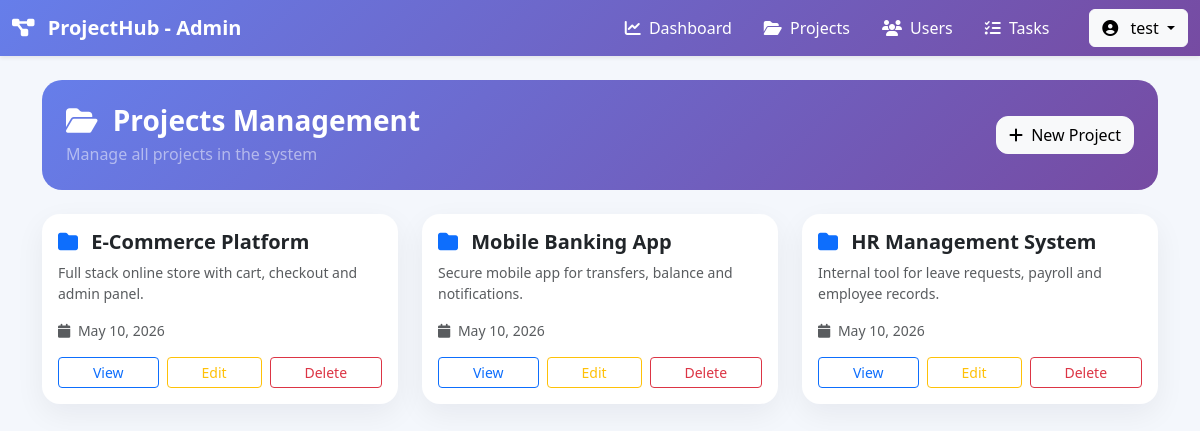
/controllers/projectController.php?action=list (signed in), run on the app's committed database.
### tables this page shows
CREATE TABLE `projects` (
  `id` int(11) NOT NULL,
  `title` varchar(255) NOT NULL,
  `description` text DEFAULT NULL,
  `created_at` timestamp NOT NULL DEFAULT current_timestamp()
);

### models/Project.php (called while the page is built, shortened)
<?php
    class Project{
        private $pdo;
        public function __construct($pdo){
            $this->pdo=$pdo;
        }
        public function findAllProjects(){
            $stmt= $this->pdo->prepare("SELECT * FROM projects");
            $stmt->execute();
            return $stmt->fetchAll(PDO::FETCH_ASSOC);
        }
    }
?>

### views/admin/projects/list.php (the view, shortened to what this page needs)
<?php
require_once __DIR__ . "/../../../config/database.php";
require_once __DIR__ . "/../../../models/Project.php";
$projectModel = new Project($pdo);
$sessionRole = $_SESSION['user']['role'];
$projects = $projectModel->findAllProjects();
?>
<!DOCTYPE html>
<html lang="en">
<head>
    <link href="https://cdn.jsdelivr.net/npm/bootstrap@5.3.3/dist/css/bootstrap.min.css" rel="stylesheet">
    <link rel="stylesheet" href="https://cdnjs.cloudflare.com/ajax/libs/font-awesome/6.4.0/css/all.min.css">
</head>
<body>
    <nav class="navbar navbar-expand-lg navbar-dark shadow-sm sticky-top"
        style="background: linear-gradient(135deg, #667eea, #764ba2);">
        <div class="container-fluid">
            <a class="navbar-brand fw-bold" href="#">
                <i class="fas fa-project-diagram me-2"></i>
                ProjectHub - Admin
            </a>
            <div class="collapse navbar-collapse" id="navbarContent">
                <div class="navbar-nav ms-auto align-items-lg-center">
                    <a href="../views/dashboard.php" class="nav-link text-white me-3 active">
                        <i class="fas fa-chart-line me-1"></i>
                        Dashboard
                    </a>
                    <a href="projectController.php?action=list" class="nav-link text-white me-3">
                        <i class="fas fa-folder-open me-1"></i>
                        Projects
                    </a>
                    <a href="userController.php?action=list" class="nav-link text-white me-3">
                        <i class="fas fa-users me-1"></i>
                        Users
                    </a>
                    <a href="taskController.php?action=list" class="nav-link text-white me-3">
                        <i class="fas fa-tasks me-1"></i>
                        Tasks
                    </a>
                    <div class="dropdown ms-lg-3">
                        <button class="btn btn-light dropdown-toggle" data-bs-toggle="dropdown">
                            <i class="fas fa-user-circle me-2"></i>
                            <?php echo htmlspecialchars($_SESSION['user']['username']); ?>
                        </button>
                    </div>
                </div>
            </div>
        </div>
    </nav>
    <div class="container py-4">
        <div class="header-box p-4 mb-4 d-flex justify-content-between align-items-center flex-wrap gap-3">
            <div>
                <h3 class="fw-bold mb-1">
                    <i class="fas fa-folder-open me-2"></i>
                    Projects Management
                </h3>
                <p class="mb-0 text-white-50">
                    Manage all projects in the system
                </p>
            </div>
            <?php if ($sessionRole === 'admin' || $sessionRole === 'manager'): ?>
                <div>
                    <a href="projectController.php?action=create" class="btn btn-light soft-btn">
                        <i class="fas fa-plus me-1"></i> New Project
                    </a>
                </div>
            <?php endif; ?>
        </div>
        <div class="row g-4">
            <?php if (empty($projects)): ?>
                <div class="text-center text-muted">
                    No projects found.
                </div>
            <?php else: ?>
                <?php foreach ($projects as $project): ?>
                    <div class="col-md-6 col-lg-4">
                        <div class="card project-card p-3 h-100">
                            <h5 class="fw-bold">
                                <i class="fas fa-folder me-2 text-primary"></i>
                                <?= htmlspecialchars($project['title']) ?>
                            </h5>
                            <p class="text-muted small">
                                <?= htmlspecialchars(substr($project['description'], 0, 100)) ?>
                            </p>
                            <small class="text-muted">
                                <i class="fas fa-calendar me-1"></i>
                                <?= date('M d, Y', strtotime($project['created_at'])) ?>
                            </small>
                            <div class="mt-3 d-flex gap-2">
                                <a href="projectController.php?action=show&id=<?= $project['id'] ?>"
                                    class="btn btn-outline-primary btn-sm flex-grow-1">
                                    View
                                </a>
                                <?php if ($sessionRole === 'admin'): ?>
                                    <a href="projectController.php?action=update&id=<?= $project['id'] ?>"
                                        class="btn btn-outline-warning btn-sm flex-grow-1">
                                        Edit
                                    </a>
                                    <a href="projectController.php?action=delete&id=<?= $project['id'] ?>"
                                        class="btn btn-outline-danger btn-sm flex-grow-1" onclick="return confirm('Are you sure?')">
                                        Delete
                                    </a>
                                <?php endif; ?>
                            </div>
                        </div>
                    </div>
                <?php endforeach; ?>
            <?php endif; ?>
        </div>
    </div>
</body>
</html>

### views/admin/projects/list.php (style rules this page uses)
body { background: #f4f7fc; }
.navbar { background: linear-gradient(135deg, #667eea, #764ba2); }
.project-card { border: none; border-radius: 18px; box-shadow: 0 10px 30px rgba(15, 23, 42, 0.06); transition: 0.3s ease; }
.header-box { background: linear-gradient(135deg, #667eea, #764ba2); color: white; border-radius: 20px; }
.soft-btn { border-radius: 12px; }

### data on the page
projects: title "E-Commerce Platform", description "Full stack online store with cart, checkout and admin panel.", created_at "May 10, 2026"
projects: title "Mobile Banking App", description "Secure mobile app for transfers, balance and notifications.", created_at "May 10, 2026"
projects: title "HR Management System", description "Internal tool for leave requests, payroll and employee records.", created_at "May 10, 2026"

### other printed values
$_SESSION['user']['username'] "test"
